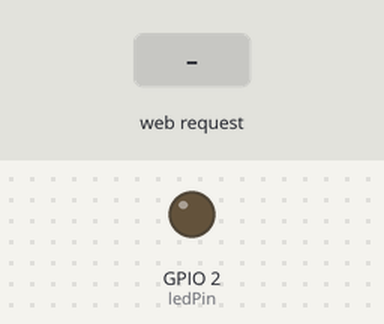
Bench run of a sketch on a simulated ESP32. On the bench: output pins drawn as LEDs (lit = HIGH). Inputs (shaded band) come from the test bench. WiFi joins after 1.5 s; servers stay silent unless stated; what the sketch prints to the serial monitor is not drawn.

Above: at 2.7 s.
2.8 s: HTTP request GET /ON received
At 4.0 s:
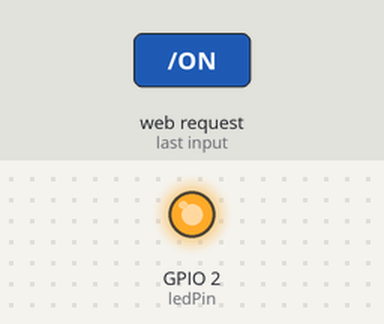
4.3 s: HTTP request GET /OFF received
At 5.1 s:
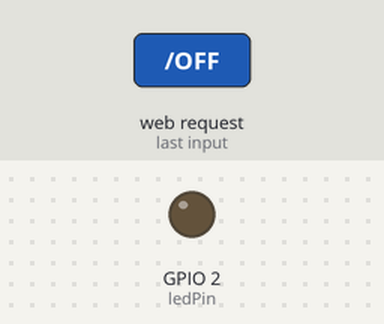
Timing chart, 0 to 7.3 s (numbered marks = the images above; inputs shaded):
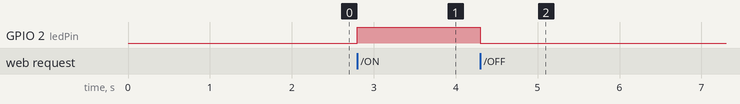

The sketch:

WiFi-LED-Control.ino
```cpp
#include <WiFi.h>

const char* ssid = "ARIFY";       // 🔹 Replace with your Wi-Fi name
const char* password = "arifESAT?"; // 🔹 Replace with your Wi-Fi password

WiFiServer server(80);     // Create a web server on port 80
const int ledPin = 2;      // Change if your LED is on a different GPIO

void setup() {
  Serial.begin(115200);
  pinMode(ledPin, OUTPUT);
  digitalWrite(ledPin, LOW);

  Serial.println();
  Serial.print("Connecting to ");
  Serial.println(ssid);

  WiFi.begin(ssid, password);
  while (WiFi.status() != WL_CONNECTED) {
    delay(500);
    Serial.print(".");
  }

  Serial.println("");
  Serial.println("WiFi connected!");
  Serial.print("ESP32 IP address: ");
  Serial.println(WiFi.localIP());

  server.begin(); // Start the web server
}

void loop() {
  WiFiClient client = server.available(); // Wait for a client to connect
  if (!client) return;

  while (!client.available()) {
    delay(1);
  }

  String request = client.readStringUntil('\r');
  client.flush();
  Serial.println(request);

  if (request.indexOf("/ON") != -1) {
    digitalWrite(ledPin, HIGH);
  } else if (request.indexOf("/OFF") != -1) {
    digitalWrite(ledPin, LOW);
  }

  // Send a web page response
  client.println("HTTP/1.1 200 OK");
  client.println("Content-type:text/html");
  client.println("Connection: close");
  client.println();
  client.println("<!DOCTYPE html><html>");
  client.println("<head><meta name='viewport' content='width=device-width, initial-scale=1'>");
  client.println("<title>ESP32 LED Control</title></head>");
  client.println("<body style='text-align:center;'>");
  client.println("<h1>💡 ESP32 LED Control</h1>");
  client.println("<p><a href=\"/ON\"><button style='font-size:20px;'>ON</button></a></p>");
  client.println("<p><a href=\"/OFF\"><button style='font-size:20px;'>OFF</button></a></p>");
  client.print("<p>Current LED state: ");
  client.print(digitalRead(ledPin) ? "ON" : "OFF");
  client.println("</p>");
  client.println("</body></html>");
  client.println();
}
```

Measured:
- after the input at 2.8 s, GPIO 2 (ledPin): LOW → HIGH at once
- after the input at 4.3 s, GPIO 2 (ledPin): HIGH → LOW at once
